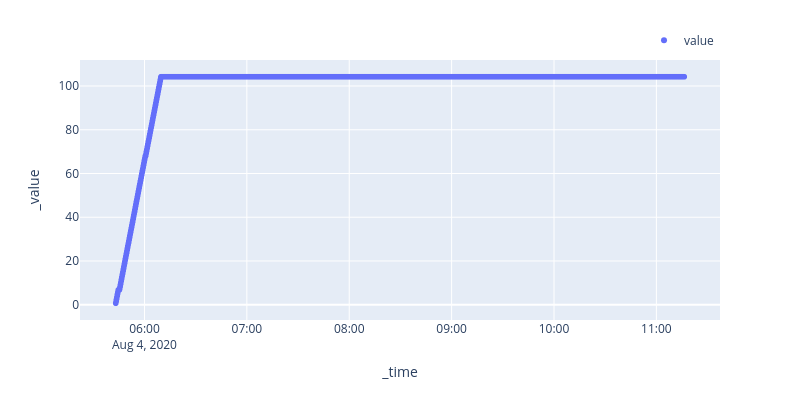

The code cell stored with this chart in its notebook:
### Code cell
# df has columns: timestamp, energy_Wh  (each row is an amount, not a meter reading)
df = new_df.copy()
# df['_time'] = pd.to_datetime(df['_time'], utc=True, errors='coerce')
# df = df.resample('10s').mean()
df.to_csv('before_before.csv')
s = (df.groupby('_time', as_index=True)['value']      # combine duplicate timestamps, if any
       .sum()
       .sort_index()
       .cumsum())                                             # cumulative energy

d = s.index.to_series().diff().dropna()
print(pd.Series({
    'min': d.min(), 'max': d.max(), 'median': d.median(), 'mean': d.mean()
}))

s_sampled = s.resample('10s', label='right', closed='right').last().ffill()

print(s_sampled)
s_sampled.to_csv('test_interpolation.csv')

fig = px.scatter(s_sampled[:2000])
fig.update_layout(height=400)
fig.update_layout(width=800)
fig.update_layout(legend=dict(
    title=None,
    orientation="h",
    yanchor="bottom",
    y=1.02,
    xanchor="right",
    x=1
))
fig.show()

### Figure 1 — Plotly figure (JSON) as saved in the notebook; plotly's stock layout.template omitted (floating-point values rounded to 4 significant figures; data arrays with more than 128 entries replaced by an {"elided": "..."} marker saying what was removed)
{"data": [{"hovertemplate": "variable=value<br>_time=%{x}<br>_value=%{y}<extra></extra>", "legendgroup": "value", "marker": {"color": "#636efa", "symbol": "circle"}, "mode": "markers", "name": "value", "showlegend": true, "type": "scattergl", "x": {"elided": "2000 str values"}, "xaxis": "x", "y": {"elided": "2000 float values"}, "yaxis": "y"}], "layout": {"height": 400, "legend": {"orientation": "h", "title": {}, "tracegroupgap": 0, "x": 1, "xanchor": "right", "y": 1.02, "yanchor": "bottom"}, "margin": {"t": 60}, "width": 800, "xaxis": {"anchor": "y", "domain": [0, 1], "title": {"text": "_time"}}, "yaxis": {"anchor": "x", "domain": [0, 1], "title": {"text": "_value"}}}}
